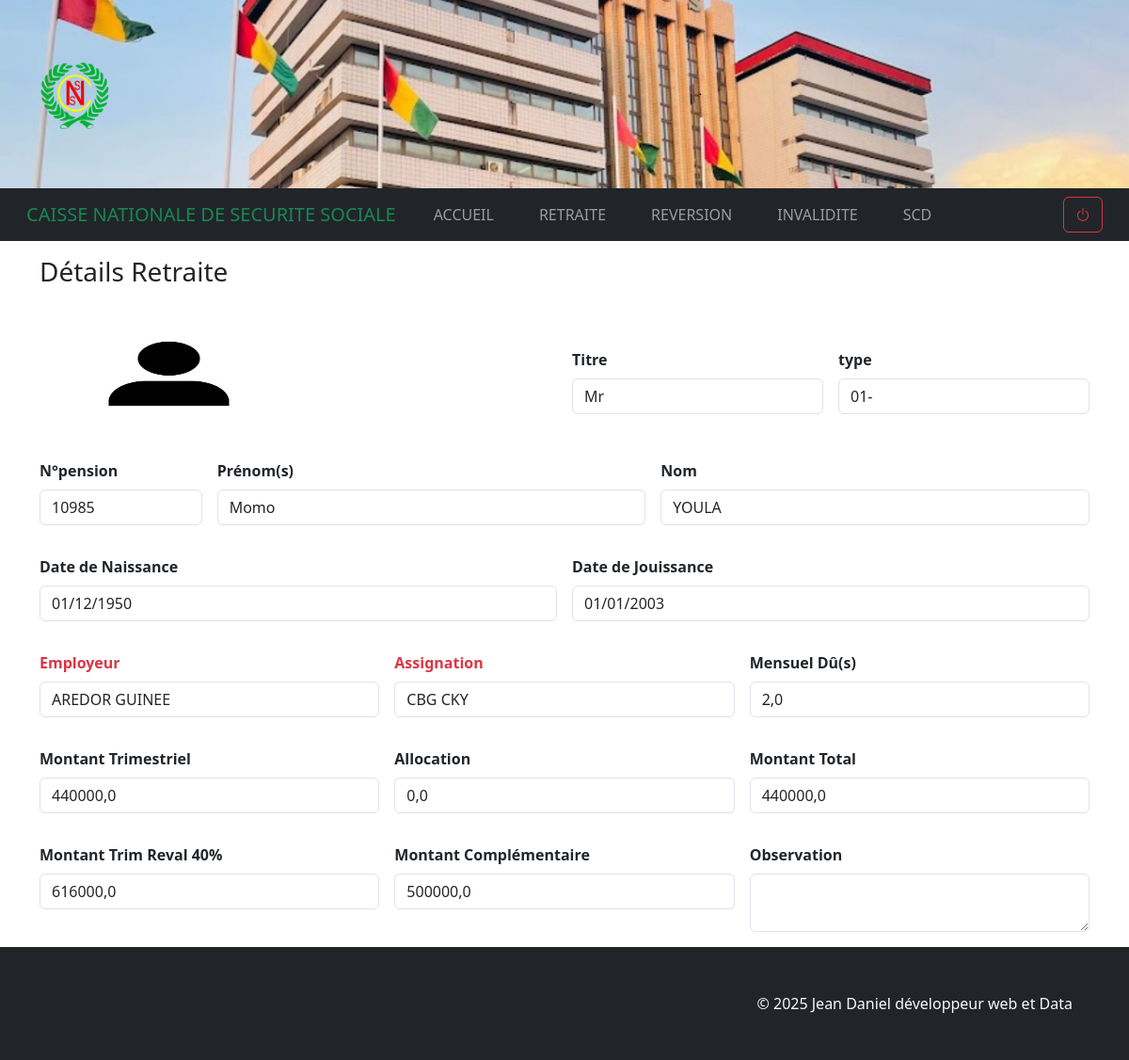
Page /retraite/view/10985/ (signed in) on the committed database.
### retraite/models/Retraite.py (models this page shows, shortened)
class Retraite(models.Model):
    TITLE_TYPE = (
        ('Mr', 'Monsieur'),
        ('Mme', 'Madame'),
    )
    RETRAITE_TYPE = (
        ('01-', 'Retraite'),
    )
    nPension = models.IntegerField(unique=True, blank=False)
    titre = models.CharField(max_length=3, choices=TITLE_TYPE)
    employeur = models.ForeignKey(Employeur, on_delete=models.CASCADE)
    prefecture = models.ForeignKey(Prefecture, on_delete=models.CASCADE)
    prenom = models.CharField(max_length=50)
    nom = models.CharField(max_length=30)
    type = models.CharField(max_length=10, choices=RETRAITE_TYPE)
    dateNais = models.DateField()
    dateJouis = models.DateField()
    montantTrim = models.FloatField(blank=True, null=True)
    allocation = models.FloatField(blank=True, null=True)
    MensuelDu = models.FloatField(blank=True, null=True, default=0)
    montantTotal = models.FloatField(blank=True, null=True)
    montantTrim_40 = models.FloatField(blank=True, null=True)
    montantComp = models.FloatField(blank=True, null=True)
    Observation = models.TextField(max_length=200, blank=True)
    image = models.ImageField(upload_to='retraites_images/%Y/%m/%d/', blank=True, null=True)
    updated_at = models.DateTimeField(auto_now=True)
    created_at = models.DateTimeField(auto_now_add=True)

### retraite/models/Employeur.py (models this page shows)
class Employeur(models.Model):
    codeEmployeur = models.CharField(max_length=10)
    nomEmployeur = models.CharField(max_length=50)
    updated_at = models.DateTimeField(auto_now=True)
    created_at = models.DateTimeField(auto_now_add=True)
    def __str__(self):
        return f"{self.nomEmployeur}"

### retraite/models/Prefecture.py (models this page shows)
class Prefecture(models.Model):
    codePrefecture = models.CharField(max_length=10)
    nomPrefecture = models.CharField(max_length=50)
    updated_at = models.DateTimeField(auto_now=True)
    created_at = models.DateTimeField(auto_now_add=True)
    def __str__(self):
        return f"{self.nomPrefecture}"

### retraite/views/dashboard_retraite.py (the view)
# urls.py: path('retraite/view/<int:nPension>/', dashboard_retraite.view_retraite, name= 'retraite_view'),
@login_required
def view_retraite(request, nPension):
    retraite = get_object_or_404(Retraite, nPension=nPension)
    return render(request, 'retraite/dashboard/view_retraite.html', {'retraite': retraite})

### templates/retraite/dashboard/view_retraite.html
{% extends 'base.html' %}
{% load static %}
{% block content %}
<div class="container my-3">
  <h3 class="my-3">Détails Retraite</h3>
<form class="row g-3">
  <div class="col-md-6">
      <div class="post-img">
          <div class="img-fluid">
              <img class="rounded" src="
              {% if retraite.image %}
                          {{ retraite.image.url }}
                      {% else %}
                          {% static 'images/profil.jpg'%}
                      {% endif %}
              " width="50%" height="150px" alt="{{ post.title }}">
          </div>
      </div>
  </div>
  <div class="col-md-3">
    <label for="inputTitre" class="form-label fw-bold mt-5">Titre</label>
    <p class="form-control">{{ retraite.titre }}</p>
  </div>
  <div class="col-md-3">
    <label for="inputTitre" class="form-label fw-bold mt-5">type</label>
    <p class="form-control">{{ retraite.type }}</p>
  </div>
  <div class="col-md-2">
    <label for="inputNumPens" class="form-label fw-bold">N°pension</label>
    <p class="form-control">{{ retraite.nPension }} </p>
  </div>
  <div class="col-md-5">
    <label for="inputPrenom" class="form-label fw-bold">Prénom(s)</label>
    <p class="form-control">{{ retraite.prenom }} </p>
  </div>
  <div class="col-md-5">
    <label for="inputNom" class="form-label fw-bold">Nom</label>
    <p class="form-control">{{ retraite.nom }} </p>
  </div>
  <div class="col-md-6">
    <label for="inputDateNais" class="form-label fw-bold">Date de Naissance</label>
    <p class="form-control">{{ retraite.dateNais|date:"SHORT_DATE_FORMAT" }} </p>
  </div>
  <div class="col-md-6">
    <label for="inputDateJouis" class="form-label fw-bold">Date de Jouissance</label>
    <p class="form-control">{{ retraite.dateJouis|date:"SHORT_DATE_FORMAT" }} </p>
  </div>
  <div class="col-md-4">
    <label for="inputEmployeur" class="form-label fw-bold text-danger">Employeur</label>
    <p class="form-control">{{ retraite.employeur }} </p>
  </div>
  <div class="col-md-4">
    <label for="inputAssignation" class="form-label fw-bold text-danger">Assignation</label>
    <p class="form-control">{{ retraite.prefecture }} </p>
  </div>
  <div class="col-md-4">
    <label for="inputMontTrim" class="form-label fw-bold">Mensuel Dû(s)</label>
   <p class="form-control">{{ retraite.MensuelDu }} </p>
  </div>
  <div class="col-md-4">
    <label for="inputMontTrim" class="form-label fw-bold">Montant Trimestriel</label>
    <p class="form-control">{{ retraite.montantTrim }} </p>
  </div>
  <div class="col-md-4">
    <label for="inputAlloc" class="form-label fw-bold">Allocation</label>
    <p class="form-control">{{ retraite.allocation }} </p>
  </div>
  <div class="col-md-4">
    <label for="inputMontTotal" class="form-label fw-bold">Montant Total</label>
    <p class="form-control">{{ retraite.montantTotal }} </p>
  </div>
  <div class="col-4">
    <label for="inputMontReval" class="form-label fw-bold">Montant Trim Reval 40%</label>
   <p class="form-control">{{ retraite.montantTrim_40 }} </p>
  </div>
  <div class="col-4">
    <label for="inputMontComp" class="form-label fw-bold">Montant Complémentaire</label>
    <p class="form-control">{{ retraite.montantComp }} </p>
  </div>
  <div class="col-4">
    <label for="inputObservation" class="form-label fw-bold">Observation</label>
    <textarea class="form-control">{{ retraite.Observation }}</textarea>
  </div>
</form>
</div>
{% endblock %}

### rows in the picture
Retraite: titre "Mr", type "01-", nPension "10985", prenom "Momo", nom "YOULA", dateNais "01/12/1950", dateJouis "01/01/2003", employeur "AREDOR GUINEE", prefecture "CBG CKY", MensuelDu "2,0", montantTrim "440000,0", allocation "0,0", montantTotal "440000,0", montantTrim_40 "616000,0", montantComp "500000,0"
